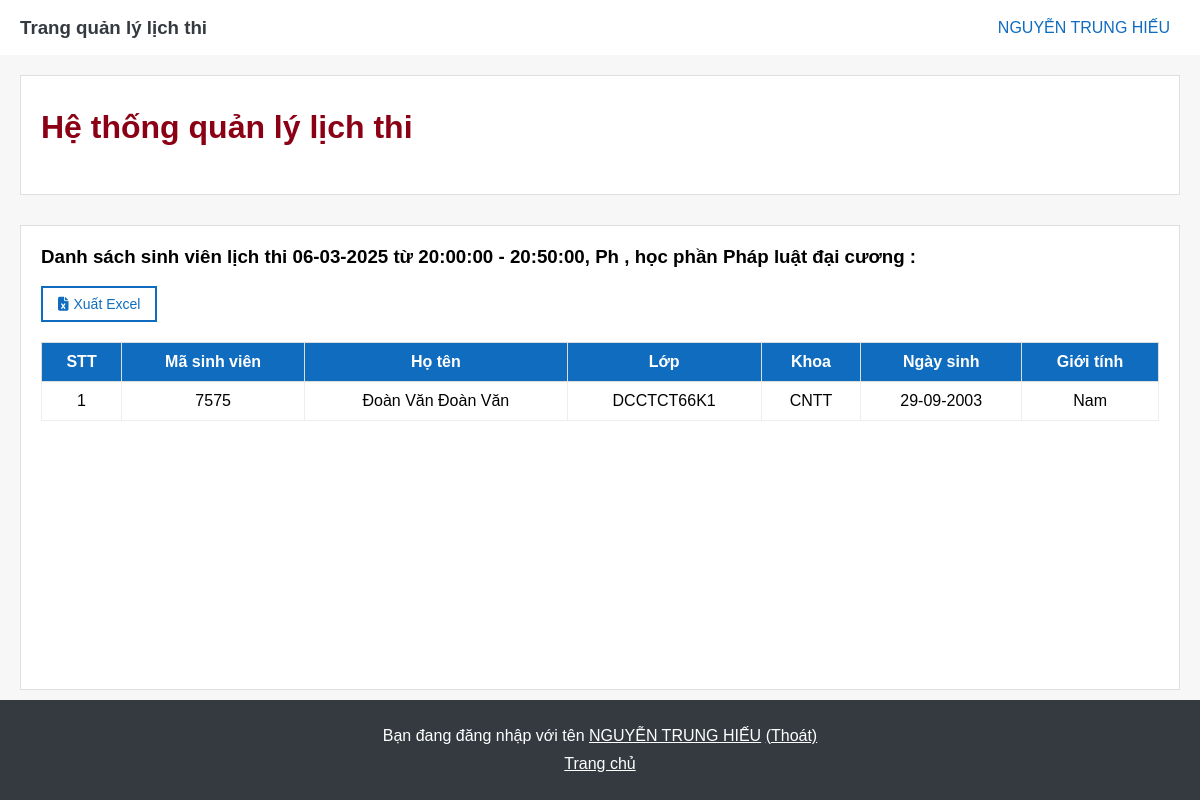
The page /web_manage_schedule_exam/admin/view_student_list.php?ma_lich_thi=2 (signed in) on the database its author committed.
### tables this page shows
CREATE TABLE `lichthi` (
  `ma_lich_thi` int(11) NOT NULL,
  `ngay_thi` date NOT NULL,
  `gio_bat_dau` time NOT NULL,
  `gio_ket_thuc` time NOT NULL,
  `mgv` int(10) DEFAULT NULL,
  `ma_hoc_phan` int(10) DEFAULT NULL,
  `ma_phong` varchar(10) DEFAULT NULL
);

CREATE TABLE `hocphan` (
  `ma_hoc_phan` int(10) NOT NULL,
  `ten_hoc_phan` varchar(100) NOT NULL,
  `so_tin_chi` int(11) NOT NULL
);

CREATE TABLE `dangkythi` (
  `msv` int(10) NOT NULL,
  `ma_lich_thi` int(11) NOT NULL,
  `ngay_dang_ky` timestamp NOT NULL DEFAULT current_timestamp()
);

CREATE TABLE `sinhvien` (
  `msv` int(10) NOT NULL,
  `ho_dem` varchar(50) NOT NULL,
  `ten` varchar(50) NOT NULL,
  `ngay_sinh` date NOT NULL,
  `khoa` varchar(100) NOT NULL,
  `lop` varchar(20) NOT NULL,
  `gioi_tinh` varchar(10) NOT NULL,
  `mat_khau` varchar(100) NOT NULL
);

### web_manage_schedule_exam/admin/view_student_list.php (the view, shortened to what this page needs)
<?php
    include('config.php');
    if (isset($_GET['ma_lich_thi'])) {
        $ma_lich_thi = $_GET['ma_lich_thi'];
    }
?>
<!DOCTYPE html>
<html lang="vi">
<head>
    <link rel="stylesheet" href="https://cdnjs.cloudflare.com/ajax/libs/font-awesome/6.4.2/css/all.min.css" />
</head>
<body>
<?php include('header.php'); ?>
    <div class="container">
        <?php include('tag.php'); ?>
        <div class="crud">
            <h3>Danh sách sinh viên lịch thi
                <?php
                    $sql_lich_thi = "SELECT * FROM lichthi WHERE ma_lich_thi = '$ma_lich_thi'";
                    $result_lich_thi = $conn->query($sql_lich_thi);
                    if ($result_lich_thi->num_rows > 0) {
                        $row = $result_lich_thi->fetch_assoc();
                        $ma_phong = $row["ma_phong"];
                        $ma_lich_thi = $row["ma_lich_thi"];
                        $ma_hoc_phan = $row["ma_hoc_phan"];
                        $ngay_thi = $row["ngay_thi"];
                        $part = (explode("-",$ngay_thi));
                        $ngay_thi_update = $part[2] . "-" . $part[1]. "-" . $part[0];
                        $gio_ket_thuc = $row["gio_ket_thuc"];
                        $gio_bat_dau = $row["gio_bat_dau"];
                        echo  $ngay_thi_update . ' từ ' . $gio_bat_dau . ' - ' . $gio_ket_thuc . ', Ph '. $ma_phong;
                        $sql_hoc_phan = "SELECT * FROM hocphan WHERE ma_hoc_phan = '$ma_hoc_phan'";
                        $result_hoc_phan = $conn->query($sql_hoc_phan);
                        if ($result_hoc_phan->num_rows > 0) {
                            $row = $result_hoc_phan->fetch_assoc();
                            echo ', học phần ' . $row["ten_hoc_phan"];
                        }
                    }
                ?>
            :</h3>
            <br>
            <form action="export.php?ma_lich_thi=<?php echo $ma_lich_thi; ?>" method="post">
                <button type="" id="export-button" name="export-student-button"><i class="fa-solid fa-file-excel"></i>Xuất Excel</button>
            </form>
            <table class="crud-table">
                <thead>
                    <tr>
                        <th>STT</th>
                        <th>Mã sinh viên</th>
                        <th>Họ tên</th>
                        <th>Lớp</th>
                        <th>Khoa</th>
                        <th>Ngày sinh</th>
                        <th>Giới tính</th>
                    </tr>
                </thead>
                <tbody>
                    <?php
                        $sql_dang_ki_thi = "SELECT * FROM dangkythi WHERE ma_lich_thi = '$ma_lich_thi'";
                        $result_dang_ki_thi = $conn->query($sql_dang_ki_thi);
                        if ($result_dang_ki_thi->num_rows > 0) {
                            $stt = 1;
                            while($row = $result_dang_ki_thi->fetch_assoc()) {
                                $msv = $row["msv"];
                                echo '<tr>';
                                echo '<td>' . $stt++ . '</td>';
                                echo '<td>' . $msv . '</td>';
                                $sql_sinh_vien = "SELECT * FROM sinhvien WHERE msv = '$msv'";
                                $result_sinh_vien = $conn->query($sql_sinh_vien);
                                if ($result_sinh_vien->num_rows > 0) {
                                    $stt = 1;
                                    while($row = $result_sinh_vien->fetch_assoc()) {
                                        $ho_dem = $row["ho_dem"];
                                        $ten = $row["ten"];
                                        $lop = $row["lop"];
                                        $khoa = $row["khoa"];
                                        $ngay_sinh = $row["ngay_sinh"];
                                        $part = (explode("-",$ngay_sinh));
                                        $ngay_sinh_update = $part[2] . "-" . $part[1]. "-" . $part[0];
                                        $gioi_tinh = $row["gioi_tinh"];
                                        echo '<td>' . $ho_dem . ' ' . $ten . '</td>';
                                        echo '<td>' . $lop . '</td>';
                                        echo '<td>' . $khoa . '</td>';
                                        echo '<td>' . $ngay_sinh_update . '</td>';
                                        echo '<td>' . $gioi_tinh . '</td>';
                                    }
                                }
                                echo '</tr>';
                            }
                        } else {
                            echo "Chưa có sinh viên đăng kí";
                        }
                    ?>
                </tbody>
            </table>
        </div>
    </div>
    <?php include('footer.php'); ?>
</body>
</html>

### web_manage_schedule_exam/admin/header.php (shortened to what this page needs)
<?php
    include('config.php');
?>
<!DOCTYPE html>
<html lang="vi">
<head>
    <link rel="stylesheet" href="https://cdnjs.cloudflare.com/ajax/libs/font-awesome/6.4.2/css/all.min.css" />
    <link rel="stylesheet" href="styles.css">
    <link rel="stylesheet" href="manage_add.css">
</head>
<body>
    <div class="header">
        <div class="home">
            <a href="home_admin.php"><h3>Trang quản lý lịch thi</h3></a>
        </div>
        <div class="user" onclick="myFunction()">
            <span style="text-transform: uppercase;"><?php
                    $id_admin = $_SESSION['id_admin'];
                    $sql = "SELECT * FROM admin WHERE id_admin = '$id_admin'";
                    $result = $conn->query($sql);
                    if ($result->num_rows > 0) {
                        while($row = $result->fetch_assoc()) {
                            echo  $row["ho_dem"]. " " . $row["ten"] ;
                        }
                    }
                ?>
            </span>
        </div>
    </div>
</body>
</html>

### web_manage_schedule_exam/admin/footer.php (shortened to what this page needs)
<div class="footer">
    <p>Bạn đang đăng nhập với tên
        <u style="text-transform: uppercase;"><?php
            $id_admin = $_SESSION['id_admin'];
            $sql = "SELECT * FROM admin WHERE id_admin = '$id_admin'";
            $result = $conn->query($sql);
            if ($result->num_rows > 0) {
                while($row = $result->fetch_assoc()) {
                    echo  $row["ho_dem"]. " " . $row["ten"] ;
                }
            }
        ?></u> <a href="logout.php">(Thoát)</a></p>
    <p><a href="home_admin.php">Trang chủ</a></p>
</div>

### web_manage_schedule_exam/admin/styles.css (style rules this page uses)
* { margin: 0; padding: 0; box-sizing: border-box; }
html, body { display: flex; flex-direction: column; min-height: 100vh; font-family: Arial, sans-serif; }
.container { background-color: #F7F7F7; flex: 1; display: flex; flex-direction: column; }
.header { background-color: #FFFFFF; display: flex; align-items: center; justify-content: space-between; height: 55px; padding: 0 20px; box-shadow: 0 2px 4px rgba(0, 0, 0, 0.1); }
.header .home { display: flex; align-items: center; }
.header .home a { text-decoration: none; color: #343a40; }
.header .user { display: flex; align-items: center; color: #0F6CBF; position: relative; height: 40px; }
.header .user span { margin-right: 10px; }
.crud { min-height: 120px; display: flex; flex-grow: 1; border: 1px solid #DFDFDF; flex-direction: column; background-color: #FFFFFF; margin: 10px 20px; padding: 20px; }
#export-button { background-color: #FFFFFF; color: #0F6CBF; border: 2px solid #0F6CBF; padding: 8px 15px; font-size: 14px; cursor: pointer; gap: 5px; display: flex; align-items: center; }
.crud-table { margin-top: 20px; width: 100%; border-collapse: collapse; cursor: pointer; border: 1px solid #EEEEEE; }
.crud-table tr td { border: 1px solid #EEEEEE; }
.crud-table th, .crud-table td { border: 1px solid #DDDDDD; padding: 10px; text-align: center; }
.crud-table thead th { background-color: #0F6CBF; color: white; }
.footer { background-color: #343a40; font-family: Arial, sans-serif; color: white; text-align: center; display: flex; flex-direction: column; align-items: center; justify-content: center; height: 100px; margin-top: auto; width: 100%; }
.footer p { margin: 5px 0; }
.footer a { color: white; }

### web_manage_schedule_exam/admin/manage_add.css (style rules this page uses)
* { margin: 0; padding: 0; box-sizing: border-box; }
html, body { display: flex; flex-direction: column; min-height: 100vh; font-family: Arial, sans-serif; }
.footer { background-color: #343a40; font-family: Arial, sans-serif; color: white; text-align: center; display: flex; flex-direction: column; align-items: center; justify-content: center; height: 100px; margin-top: auto; width: 100%; }
.footer p { margin: 5px 0; }
.footer a { color: white; }

### rows shown on the page
lichthi: ngay_thi "06-03-2025", gio_bat_dau "20:00:00", gio_ket_thuc "20:50:00"
hocphan: ten_hoc_phan "Pháp luật đại cương"
dangkythi: msv "7575"
sinhvien: ho_dem "Đoàn Văn", ten "Đoàn Văn", lop "DCCTCT66K1", khoa "CNTT", ngay_sinh "29-09-2003", gioi_tinh "Nam"

### other values the page prints
$row["ho_dem"] "NGUYỄN TRUNG"
$row["ten"] "HIẾU"
